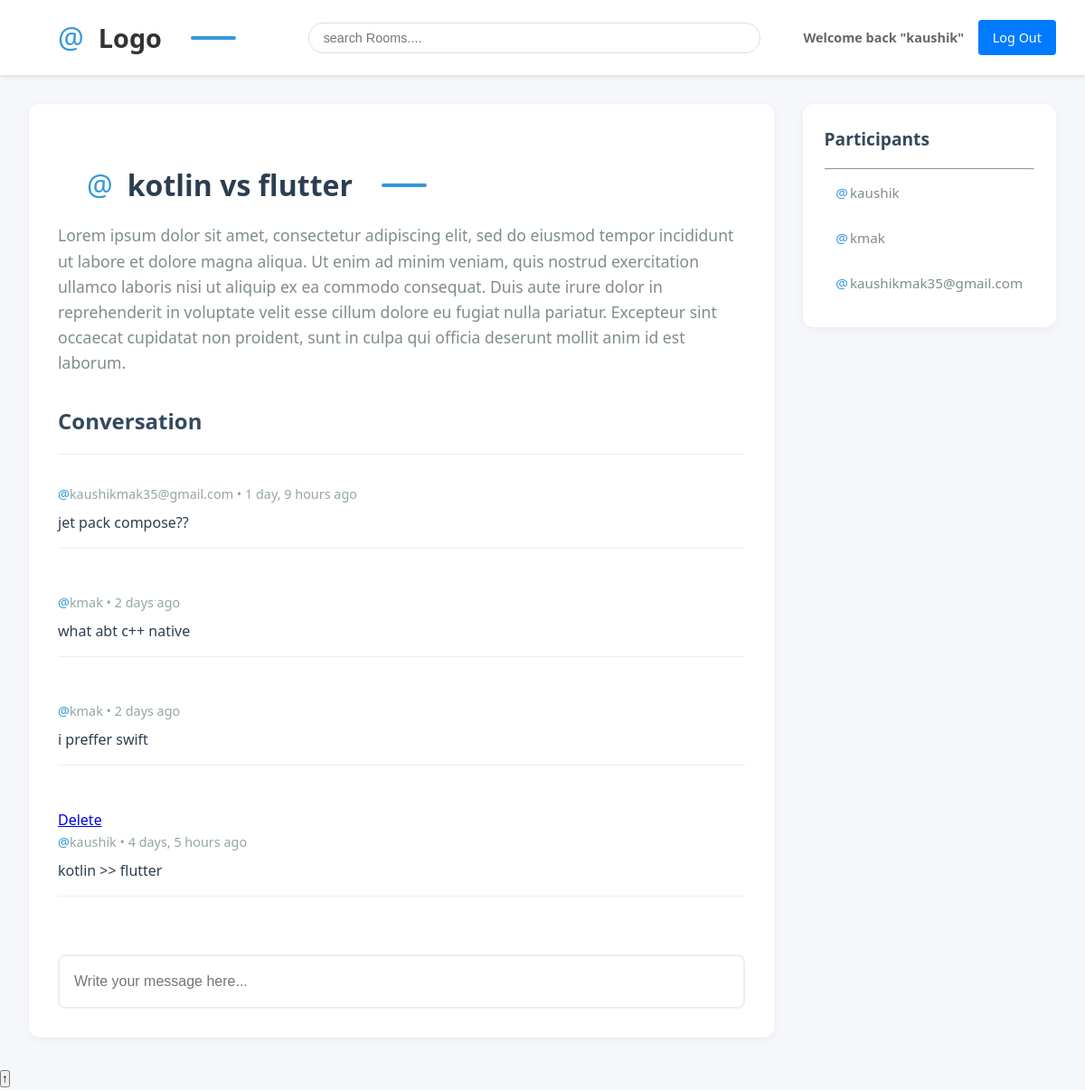
The page /room/5/ (signed in) on the database its author committed.
### base/models.py (models this page shows, shortened)
class Room(models.Model):
    host = models.ForeignKey(User, on_delete=models.SET_NULL, null=True)
    topic = models.ForeignKey(Topic, on_delete=models.SET_NULL, null=True)
    name = models.CharField(max_length=200)
    description = models.TextField(null=True, blank=True)
    participants = models.ManyToManyField(User, related_name='participants', blank=True)
    updated = models.DateTimeField(auto_now=True)
    created = models.DateTimeField(auto_now_add=True)
    class Meta:
        ordering = ['-updated','-created']

class Message(models.Model):
    user = models.ForeignKey(User, on_delete=models.CASCADE)
    room = models.ForeignKey(Room, on_delete=models.CASCADE)
    body = models.TextField()
    updated = models.DateTimeField(auto_now=True)
    created = models.DateTimeField(auto_now_add=True)
    class Meta:
        ordering = ['-updated','-created']

### base/views.py (the view, shortened to what this page needs)
# urls.py: path('room/<str:pagekey>/', views.room, name="room"),
def room(request, pagekey):
    room = Room.objects.get(id=pagekey)
    room_messages = room.message_set.all().order_by('-created')
    participants = room.participants.all()
    context = {'room': room, 'room_messages': room_messages, 'participants': participants}
    return render(request, 'base/room.html', context)

### base/templates/base/room.html (shortened to what this page needs)
{% extends 'main.html' %} {% block content %}
<div class="room-container">
  <div class="main-content">
    <h1>{{room.name}}</h1>
    <p>{{ room.description }}</p>
    <div class="commnet-wrapper">
      <h3>Conversation</h3>
      <hr />
      {% for msg in room_messages %}
      <div class="comment-item">
        {% if request.user == msg.user %}
        <a href="{% url 'delete-message' msg.id %}" class="delete-btn"
          >Delete</a
        >
        {% endif %}
        <small>{{msg.user}} • {{msg.created|timesince}} ago</small>
        <p>{{msg.body}}</p>
        <hr />
      </div>
      {% endfor %}
    </div>
    {% if request.user.is_authenticated %}
    <div class="commnet-form">
      <form method="post" action="">
        <input
          type="text"
          name="body"
          placeholder="Write your message here..."
        />
      </form>
    </div>
    {% endif %}
  </div>
  <div class="participants-sidebar">
    <h3>Participants</h3>
    <hr />
    {% for user in participants %}
    <div class="participant">
      <p>{{user.username}}</p>
    </div>
    {% endfor %}
  </div>
</div>
{% endblock %}

### templates/nav.html
<div class="navbar-container">
    <a href="/">
        <h1>Logo</h1>
    </a>
    <form method="get" action="{% url 'home' %}">
        <input type="text" name="q" placeholder="search Rooms....">
    </form>
    {% if request.user.is_authenticated %}
        <h5>Welcome back "{{request.user.username}}"</h5>
        <a href="{% url 'logout' %}">Log Out</a>
    {% else %}
        <a href="{% url 'login' %}">Login</a>
    {% endif %}
</div>

### static/styles/main.css (style rules this page uses)
.navbar-container { display: flex; align-items: center; justify-content: space-between; padding: 1rem 2rem; background-color: #ffffff; box-shadow: 0 2px 4px rgba(0,0,0,0.1); }
.navbar-container h1 { margin: 0; font-size: 1.8rem; color: #333; }
.navbar-container a { text-decoration: none; color: inherit; }
.navbar-container form { flex: 1; max-width: 500px; margin: 0 2rem; }
.navbar-container input[type="text"] { width: 100%; padding: 0.5rem 1rem; border: 1px solid #ddd; border-radius: 20px; font-size: 0.9rem; outline: none; transition: border-color 0.3s ease; }
.navbar-container h5 { margin: 0; font-size: 0.9rem; color: #666; }
.navbar-container a[href*="login"], .navbar-container a[href*="logout"] { padding: 0.5rem 1rem; background-color: #007bff; color: white; border-radius: 4px; font-size: 0.9rem; transition: background-color 0.3s ease; }
* { margin: 0; padding: 0; box-sizing: border-box; }
body { font-family: 'Segoe UI', Tahoma, Geneva, Verdana, sans-serif; line-height: 1.6; background-color: #f5f7fa; color: #333; min-height: 100vh; }
.room-container { display: grid; grid-template-columns: 3fr 1fr; gap: 2rem; max-width: 1400px; margin: 0 auto; padding: 2rem; }
.room-container > div:first-child { background-color: white; border-radius: 12px; padding: 2rem; box-shadow: 0 2px 10px rgba(0,0,0,0.05); }
.room-container h1 { color: #2c3e50; font-size: 2rem; margin-bottom: 1rem; }
.room-container > div:first-child > p { color: #7f8c8d; font-size: 1.1rem; line-height: 1.6; margin-bottom: 2rem; }
.commnet-wrapper { margin-top: 2rem; }
.commnet-wrapper h3 { color: #34495e; font-size: 1.5rem; margin-bottom: 1rem; }
.commnet-wrapper hr { border: none; border-top: 1px solid #eee; margin: 1rem 0; }
.commnet-wrapper > div { padding: 1rem 0; position: relative; }
.commnet-wrapper small { display: block; color: #95a5a6; font-size: 0.9rem; margin-bottom: 0.5rem; }
.commnet-wrapper small::before { content: '@'; color: #3498db; }
.commnet-wrapper p { color: #2c3e50; font-size: 1rem; line-height: 1.5; }
.commnet-form { margin-top: 2rem; }
.commnet-form form { display: flex; gap: 1rem; }
.commnet-form input[type="text"] { flex: 1; padding: 1rem; border: 2px solid #eee; border-radius: 8px; font-size: 1rem; transition: all 0.2s ease; }
.room-container > div:last-child { background-color: white; border-radius: 12px; padding: 1.5rem; box-shadow: 0 2px 10px rgba(0,0,0,0.05); height: fit-content; }
.room-container > div:last-child h3 { color: #34495e; font-size: 1.2rem; margin-bottom: 1rem; }
.room-container > div:last-child > div { padding: 0.8rem; border-radius: 6px; transition: background-color 0.2s ease; }
.room-container > div:last-child p { color: #7f8c8d; font-size: 0.95rem; }
.room-container > div:last-child p::before { content: '@'; color: #3498db; margin-right: 2px; }
.commnet-wrapper > div { animation: fadeIn 0.3s ease-out forwards; }
.commnet-form input[type="text"] { min-height: 60px; resize: vertical; }
h1 { max-width: 1400px; margin: 2rem auto; padding: 0 2rem; font-size: 2.5rem; color: #2c3e50; position: relative; display: flex; align-items: center; gap: 1rem; }
h1::before { content: '@'; color: #3498db; font-weight: 300; font-size: 2rem; }
h1::after { content: ''; display: block; width: 50px; height: 4px; background-color: #3498db; border-radius: 2px; margin-left: 1rem; }

### rows shown on the page
Room: name "kotlin vs flutter", description "Lorem ipsum dolor sit amet, consectetur adipiscing elit, sed do eiusmod tempor incididunt ut labore et dolore magna aliqua. Ut enim ad minim veniam, quis nostrud exercitation ullamco laboris nisi ut aliquip ex ea commodo consequat. Duis aute irure dolor in reprehenderit in voluptate velit esse cillum dolore eu fugiat nulla pariatur. Excepteur sint occaecat cupidatat non proident, sunt in culpa qui officia deserunt mollit anim id est laborum."
Message: user "kaushikmak35@gmail.com", created "1 day, 9 hours", body "jet pack compose??"
Message: user "kmak", created "2 days", body "what abt c++ native"
Message: user "kmak", created "2 days", body "i preffer swift"
Message: shows "Delete", user "kaushik", created "4 days, 5 hours", body "kotlin >> flutter"

### other values the page prints
{{ request.user.username }} "kaushik"
{{ user.username }} "kaushik"
{{ user.username }} "kmak"
{{ user.username }} "kaushikmak35@gmail.com"
